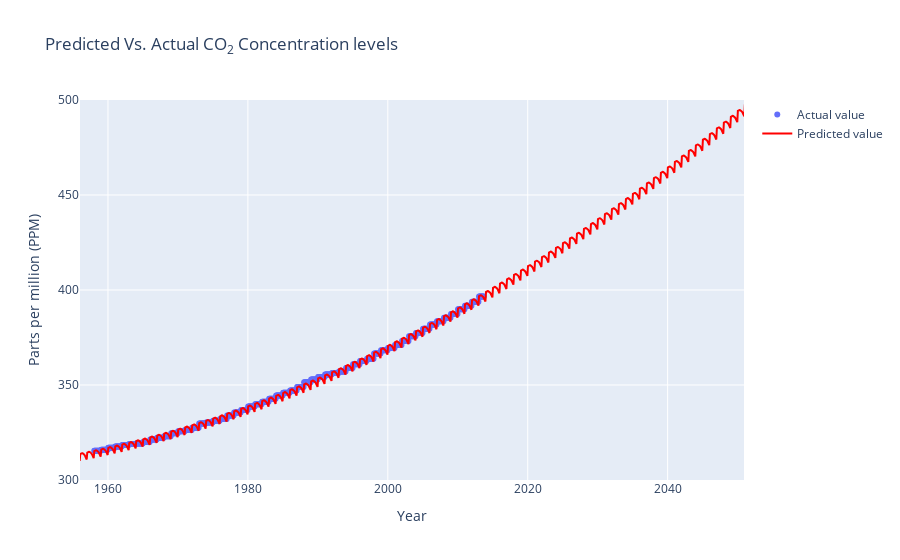

Notebook source saved alongside this figure:
### Code cell
new_predicted_x = []
for y in predicted_years:
    for j in predicted_months:
        new_predicted_x.append([y, j, j ** 2, y ** 2])
        
# Predict values
new_predicted_y = linearModel.predict(new_predicted_x)


new_x_plot = [dt.datetime(i[0], i[1], 15) for i in new_predicted_x]
fifth_new_trace = go.Scatter(x=new_x_plot , y=new_predicted_y, line=dict(color="red"), name="Predicted value")

layout = go.Layout(
    title="Predicted Vs. Actual CO<sub>2</sub> Concentration levels",
    yaxis=dict(title="Parts per million (PPM)", range=ppm_range_def),
    xaxis=dict(title="Year", range=period_default))
figure = go.Figure(data=[second_country_trace, fifth_new_trace], layout=layout)
py.iplot(figure, filename="co2-ppm-prediction")

### Figure 1 — Plotly figure (JSON) as saved in the notebook; plotly's stock layout.template omitted (floating-point values rounded to 4 significant figures; data arrays with more than 128 entries replaced by an {"elided": "..."} marker saying what was removed)
{"data": [{"mode": "markers", "name": "Actual value", "type": "scatter", "x": {"elided": "669 str values"}, "y": {"elided": "669 float values"}}, {"line": {"color": "red"}, "name": "Predicted value", "type": "scatter", "x": {"elided": "1260 str values"}, "y": {"elided": "1260 float values"}}], "layout": {"autosize": true, "title": {"text": "Predicted Vs. Actual CO<sub>2</sub> Concentration levels"}, "xaxis": {"range": ["1956-01-01T00:00:00", "2050-12-01T00:00:00"], "title": {"text": "Year"}, "type": "date"}, "yaxis": {"range": [300, 500], "title": {"text": "Parts per million (PPM)"}, "type": "linear"}}}
